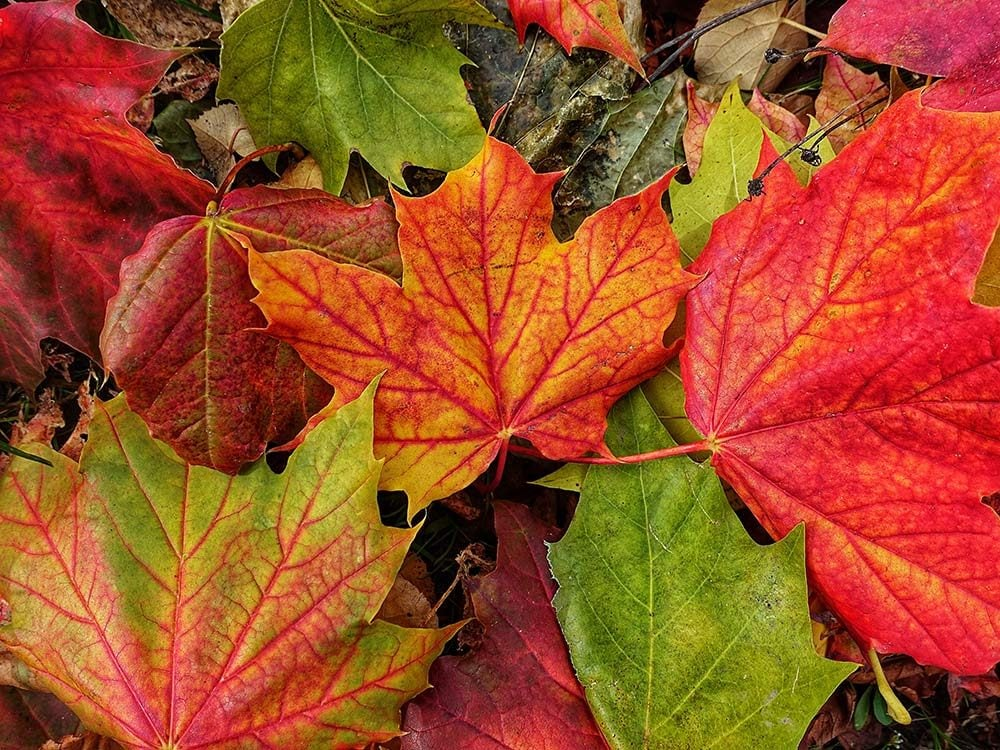
#> input picture jawaban_mahasiswa/kuis_1/04201031_Faiq_Anugrah_Ramadhan/fall.jpg, 1000 x 750 px; the run also reads 1 picture not shown here
$ python kuis_1.py
#> lines starting #> are read from the running program, lines starting #| are printed output that depends on the picture; pictures that were not available may be replaced by others from this repository, and a replacement may not be noted
import numpy as np
from matplotlib import pyplot as plt
from skimage import io, transform

fall_image = io.imread('./fall.jpg')
#> fall_image is the input picture: shape (750, 1000, 3); mean R, G, B 159.6, 77.9, 38.8
spring_image = io.imread('./spring.jpg')
fire_image = io.imread('./fire.jpg')
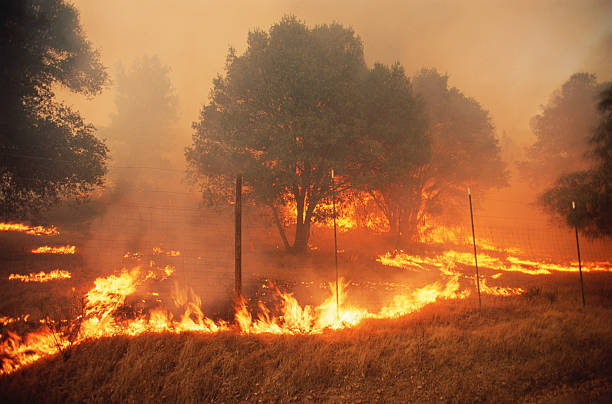
#> input picture jawaban_mahasiswa/kuis_1/04201031_Faiq_Anugrah_Ramadhan/fire.jpg, 612 x 404 px
#> fire_image is the input picture: shape (404, 612, 3); mean R, G, B 158.6, 99.2, 58.5
summer_image = io.imread('./summer.jpg')
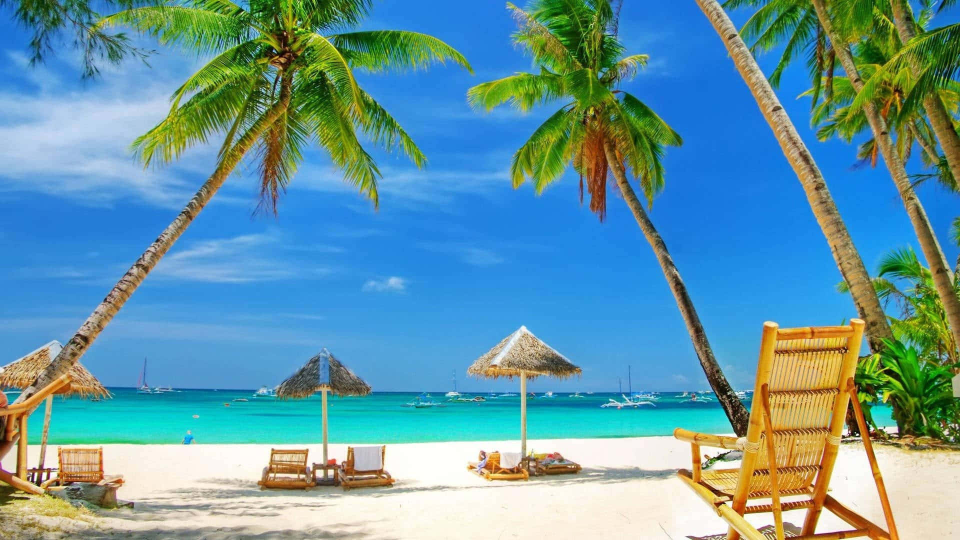
#> input picture jawaban_mahasiswa/kuis_1/04201031_Faiq_Anugrah_Ramadhan/summer.jpg, 1920 x 1080 px (shown at 1/2 size)
#> summer_image is the input picture: shape (1080, 1920, 3); mean R, G, B 100.7, 152.4, 164.5

summer_array = np.array(summer_image)
spring_array = np.array(spring_image)
fire_array = np.array(fire_image)
fall_array = np.array(fall_image)

x1, y1, x2, y2 = 0, 0, 612, 408


summer_sliced = summer_array[y1:y2, x1:x2]
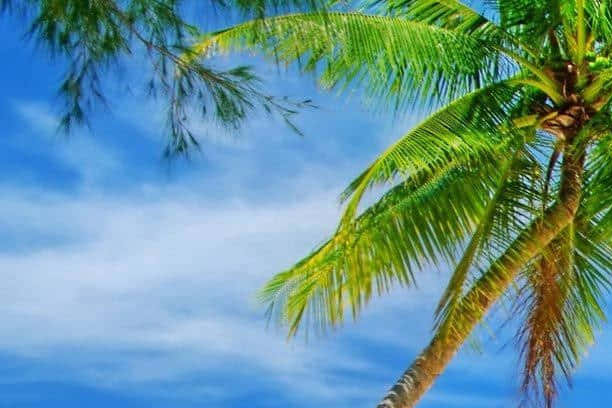
#> summer_sliced: shape (408, 612, 3); mean R, G, B 103.6, 148.4, 151.4
fall_sliced = fall_array[y1:y2, x1:x2]
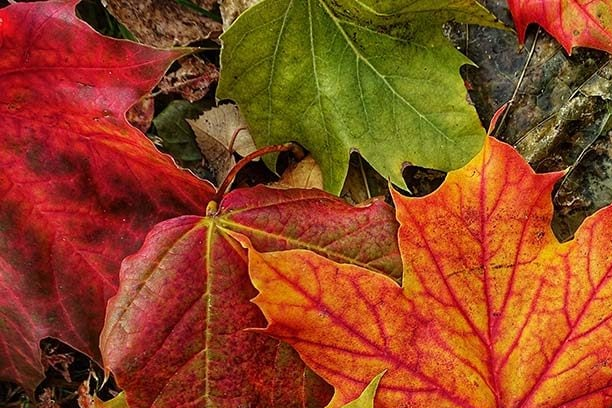
#> fall_sliced: shape (408, 612, 3); mean R, G, B 144.8, 68.9, 32.8
spring_sliced = spring_array[y1:y2, x1:x2]
fire_sliced = fire_array[y1:y2, x1:x2]


# [5 lines of commented-out code are left out]


plt.subplot(1, 4, 1)
plt.imshow(summer_sliced)
plt.title('Summer')


plt.subplot(1, 4, 2)
plt.imshow(fall_sliced)
plt.title('Fall')


plt.subplot(1, 4, 3)
plt.imshow(spring_sliced)
plt.title('Spring')


plt.subplot(1, 4, 4)
plt.imshow(fire_sliced)
plt.title('Fire')

#> (the run stopped early here; a loop or call above may not have finished)
